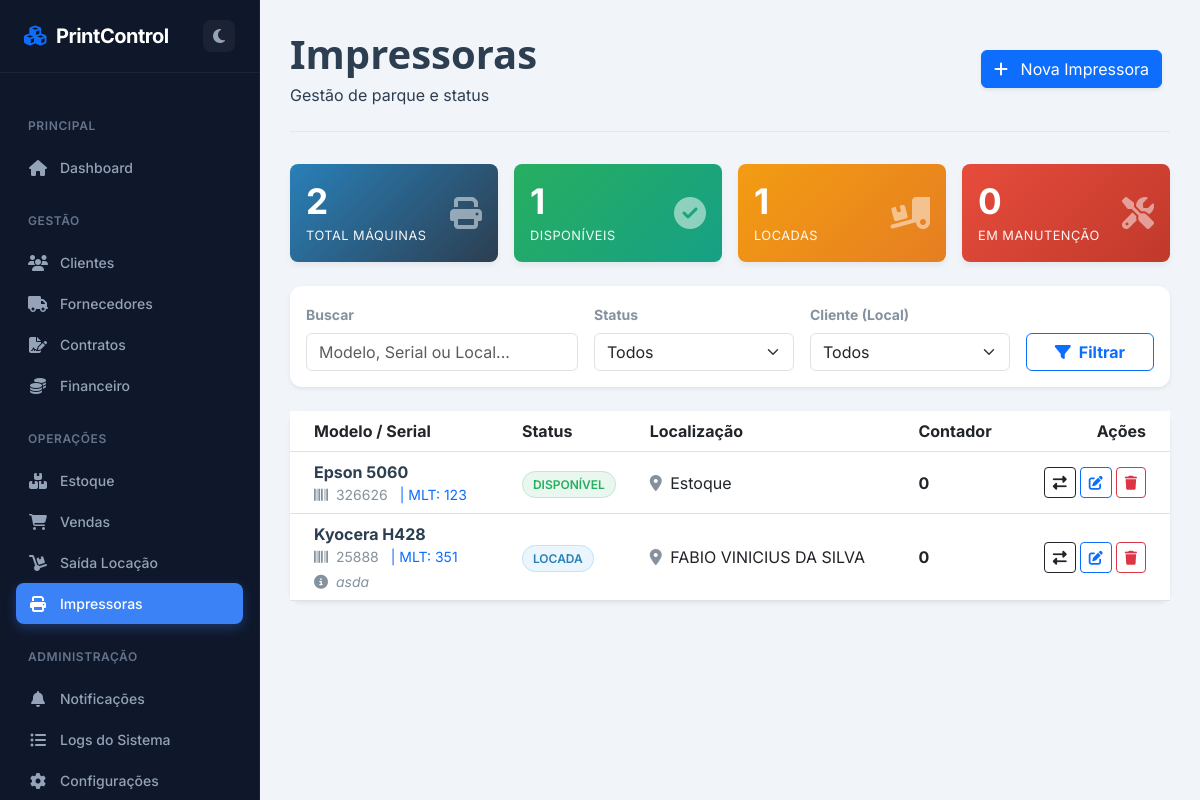
The app's page /impressoras, older data.
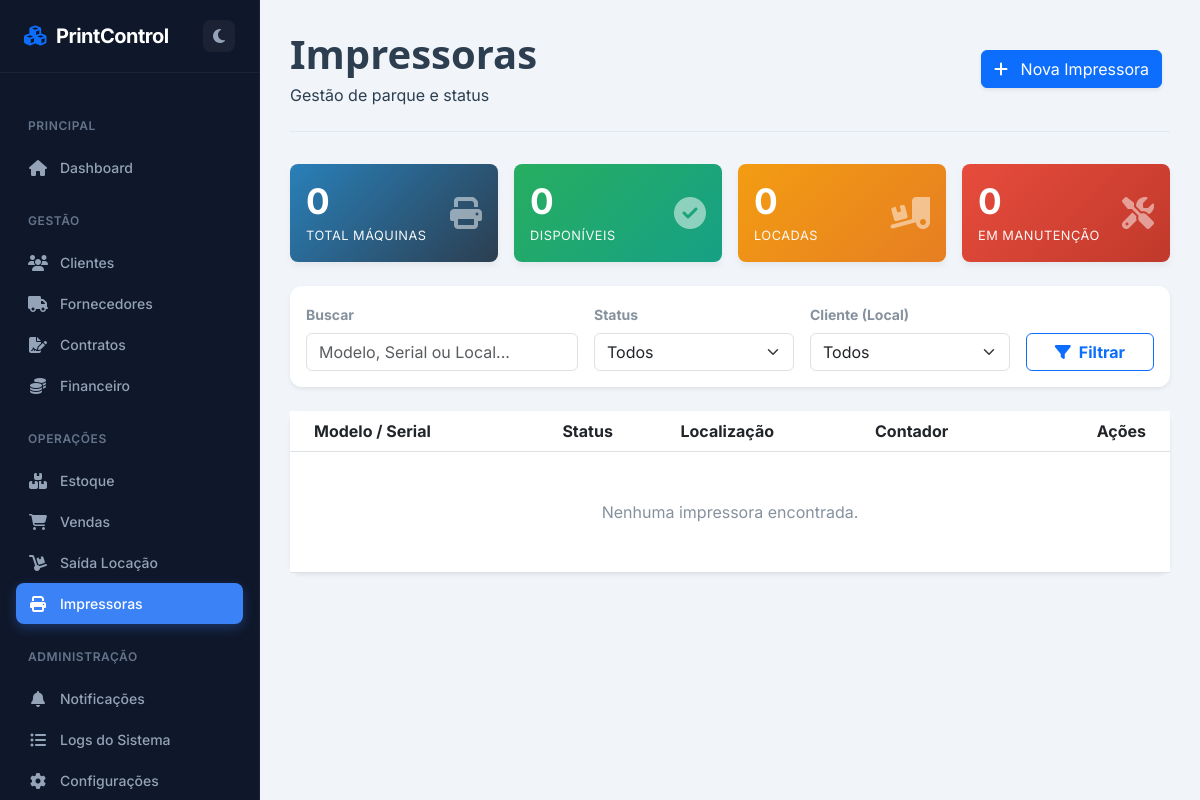
The same page, newer data.
### app.py (models this page shows)
class Impressora(db.Model):
    id = db.Column(db.Integer, primary_key=True)
    marca = db.Column(db.String(50))
    modelo = db.Column(db.String(100), nullable=False)
    serial = db.Column(db.String(50), unique=True)
    mlt = db.Column(db.String(50))
    contador = db.Column(db.Integer, default=0)
    status = db.Column(db.String(20), default='Disponível')
    localizacao = db.Column(db.String(100), default='Estoque')
    observacao = db.Column(db.Text)
    data_aquisicao = db.Column(db.Date)
    historico = db.relationship('MovimentacaoImpressora', backref='impressora', cascade="all, delete-orphan")
    manutencoes = db.relationship('Manutencao', backref='impressora', cascade="all, delete-orphan")
    logs_manutencao = db.relationship('LogManutencao', backref='impressora', cascade="all, delete-orphan")

### app.py (the view)
@app.route('/impressoras')
def impressoras():
    busca = request.args.get('busca')
    status = request.args.get('status')
    cliente_id = request.args.get('cliente_id')
    query = Impressora.query
    if busca:
        term = f"%{busca}%"
        query = query.filter((Impressora.marca.like(term)) | (Impressora.modelo.like(term)) | (Impressora.serial.like(term)) | (Impressora.mlt.like(term)) | (Impressora.localizacao.like(term)))
    if status and status != 'Todas': query = query.filter(Impressora.status == status)
    if cliente_id and cliente_id != 'Todos':
        cliente = Cliente.query.get(int(cliente_id))
        if cliente: query = query.filter(Impressora.localizacao == cliente.nome)
    impressoras = query.order_by(Impressora.modelo).all()
    clientes = Cliente.query.order_by(Cliente.nome).all()
    ultimas_movimentacoes = MovimentacaoImpressora.query.order_by(MovimentacaoImpressora.data.desc()).limit(20).all()
    total_geral = Impressora.query.count()
    disponiveis = Impressora.query.filter_by(status='Disponível').count()
    locadas = Impressora.query.filter_by(status='Locada').count()
    manutencao = Impressora.query.filter_by(status='Manutenção').count()
    return render_template('impressoras.html', impressoras=impressoras, clientes=clientes, ultimas_movimentacoes=ultimas_movimentacoes, total=total_geral, disponiveis=disponiveis, locadas=locadas, manutencao=manutencao, request=request)

### templates/impressoras.html (shortened to what this page needs)
{% extends "base.html" %}
{% block content %}
<div id="impressoras-page" class="page-content active">
    <div class="page-header">
        <div class="d-flex justify-content-between align-items-center">
            <div>
                <h1 class="page-title">Impressoras</h1>
                <p class="page-subtitle mb-0">Gestão de parque e status</p>
            </div>
            <div>
                <button class="btn btn-primary btn-action shadow-sm me-2" onclick="abrirModalNova()">
                    <i class="fas fa-plus me-2"></i> Nova Impressora
                </button>
            </div>
        </div>
    </div>
    <div class="row g-3 mb-4">
        <div class="col-md-3">
            <div class="card card-dashboard bg-gradient-primary p-3">
                <div class="d-flex justify-content-between align-items-center">
                    <div><h3>{{ total }}</h3><small>Total Máquinas</small></div>
                    <i class="fas fa-print fa-2x opacity-50"></i>
                </div>
            </div>
        </div>
        <div class="col-md-3">
            <div class="card card-dashboard bg-gradient-success p-3">
                <div class="d-flex justify-content-between align-items-center">
                    <div><h3>{{ disponiveis }}</h3><small>Disponíveis</small></div>
                    <i class="fas fa-check-circle fa-2x opacity-50"></i>
                </div>
            </div>
        </div>
        <div class="col-md-3">
            <div class="card card-dashboard bg-gradient-warning p-3">
                <div class="d-flex justify-content-between align-items-center">
                    <div><h3>{{ locadas }}</h3><small>Locadas</small></div>
                    <i class="fas fa-truck-loading fa-2x opacity-50"></i>
                </div>
            </div>
        </div>
        <div class="col-md-3">
            <div class="card card-dashboard bg-gradient-danger p-3">
                <div class="d-flex justify-content-between align-items-center">
                    <div><h3>{{ manutencao }}</h3><small>Em Manutenção</small></div>
                    <i class="fas fa-tools fa-2x opacity-50"></i>
                </div>
            </div>
        </div>
    </div>
    <div class="card border-0 shadow-sm mb-4 filter-bar">
        <div class="card-body py-3">
            <form method="GET" action="{{ url_for('impressoras') }}" class="row g-3 align-items-end">
                <div class="col-md-4">
                    <label class="form-label small fw-bold text-muted">Buscar</label>
                    <input type="text" class="form-control" name="busca" placeholder="Modelo, Serial ou Local..." value="{{ request.args.get('busca', '') }}">
                </div>
                <div class="col-md-3">
                    <label class="form-label small fw-bold text-muted">Status</label>
                    <select class="form-select" name="status">
                        <option value="Todas">Todos</option>
                    </select>
                </div>
                <div class="col-md-3">
                    <label class="form-label small fw-bold text-muted">Cliente (Local)</label>
                    <select class="form-select" name="cliente_id">
                        <option value="Todos">Todos</option>
                    </select>
                </div>
                <div class="col-md-2">
                    <button type="submit" class="btn btn-outline-primary w-100 fw-bold"><i class="fas fa-filter me-2"></i>Filtrar</button>
                </div>
            </form>
        </div>
    </div>
    <div class="card border-0 shadow-sm">
        <div class="card-body p-0">
            <div class="table-responsive">
                <table class="table table-hover mb-0 align-middle">
                    <thead>
                        <tr>
                            <th class="ps-4">Modelo / Serial</th>
                            <th>Status</th>
                            <th>Localização</th>
                            <th>Contador</th>
                            <th class="text-end pe-4">Ações</th>
                        </tr>
                    </thead>
                    <tbody>
                        {% for imp in impressoras %}
                        <tr class="clickable-row" onclick="abrirHistorico('{{ imp.id }}', '{{ imp.status }}')">
                            <td class="ps-4">
                                <div class="fw-bold text-dark">{{ imp.modelo }}</div>
                                <div class="text-muted small">
                                    <span class="me-2"><i class="fas fa-barcode me-1"></i> {{ imp.serial }}</span>
                                    {% if imp.mlt %}<span class="me-2 text-primary">| MLT: {{ imp.mlt }}</span>{% endif %}
                                </div>
                                {% if imp.observacao %}
                                    <div class="text-muted small fst-italic mt-1"><i class="fas fa-info-circle me-1"></i> {{ imp.observacao }}</div>
                                {% endif %}
                            </td>
                            <td>
                                {% if imp.status == 'Disponível' %} <span class="badge-status status-disp">Disponível</span>
                                {% elif imp.status == 'Locada' %} <span class="badge-status status-loc">Locada</span>
                                {% else %} <span class="badge-status status-manut">Manutenção</span> {% endif %}
                            </td>
                            <td><i class="fas fa-map-marker-alt text-muted me-1"></i> {{ imp.localizacao }}</td>
                            <td class="fw-bold">{{ imp.contador }}</td>
                            <td class="text-end pe-4">
                                <div class="d-flex justify-content-end gap-1">
                                    <button class="btn btn-sm btn-outline-dark"
        onclick="event.stopPropagation(); abrirMovimentacao('{{ imp.id }}', '{{ imp.modelo }}', '{{ imp.contador }}', '{{ imp.status }}', '{{ imp.localizacao }}')"
        title="Movimentar">
    <i class="fas fa-exchange-alt"></i>
                    </button>
                                    <button class="btn btn-sm btn-outline-primary"
        onclick="event.stopPropagation(); abrirEdicao('{{ imp.id }}', '{{ imp.marca }}', '{{ imp.modelo }}', '{{ imp.serial }}', '{{ imp.mlt }}', '{{ imp.observacao }}', '{{ imp.contador }}')"
        title="Editar">
    <i class="fas fa-edit"></i>
</button>
                                    <a href="{{ url_for('excluir_impressora', id=imp.id) }}"
                                       class="btn btn-sm btn-outline-danger"
                                       onclick="event.stopPropagation(); return confirm('Excluir esta impressora?')"
                                       title="Excluir">
                                        <i class="fas fa-trash"></i>
                                    </a>
                                </div>
                            </td>
                        </tr>
                        {% else %}
                        <tr><td colspan="5" class="text-center p-5 text-muted">Nenhuma impressora encontrada.</td></tr>
                        {% endfor %}
                    </tbody>
                </table>
            </div>
        </div>
    </div>
</div>
{% endblock %}

### templates/base.html (shortened to what this page needs)
<!DOCTYPE html>
<html lang="pt-br">
<head>
    <link href="https://cdn.jsdelivr.net/npm/bootstrap@5.3.0/dist/css/bootstrap.min.css" rel="stylesheet">
    <link href="https://cdnjs.cloudflare.com/ajax/libs/font-awesome/6.4.0/css/all.min.css" rel="stylesheet">
</head>
<body>
    <nav class="sidebar">
        <div class="sidebar-header">
            <a href="{{ url_for('index') }}" class="brand-logo">
                <i class="fas fa-cubes text-primary"></i> PrintControl
            </a>
            <button class="theme-toggle" id="themeToggle" title="Alternar Tema">
                <i class="fas fa-moon"></i>
            </button>
        </div>
        <div class="sidebar-menu">
            <div class="menu-category">Principal</div>
            <div class="nav-item">
                <a class="nav-link {% if request.endpoint == 'index' %}active{% endif %}" href="{{ url_for('index') }}">
                    <i class="fas fa-home"></i> Dashboard
                </a>
            </div>
            <div class="menu-category">Gestão</div>
            <div class="nav-item">
                <a class="nav-link {% if request.endpoint == 'clientes' %}active{% endif %}" href="{{ url_for('clientes') }}">
                    <i class="fas fa-users"></i> Clientes
                </a>
            </div>
            <div class="nav-item">
                <a class="nav-link {% if request.endpoint == 'fornecedores' %}active{% endif %}" href="{{ url_for('fornecedores') }}">
                    <i class="fas fa-truck"></i> Fornecedores
                </a>
            </div>
            <div class="nav-item">
                <a class="nav-link {% if request.endpoint == 'contratos' %}active{% endif %}" href="{{ url_for('contratos') }}">
                    <i class="fas fa-file-signature"></i> Contratos
                </a>
            </div>
            <div class="nav-item">
                <a class="nav-link {% if request.endpoint == 'financeiro' %}active{% endif %}" href="{{ url_for('financeiro') }}">
                    <i class="fas fa-coins"></i> Financeiro
                </a>
            </div>
            <div class="menu-category">Operações</div>
            <div class="nav-item">
                <a class="nav-link {% if request.endpoint == 'estoque' %}active{% endif %}" href="{{ url_for('estoque') }}">
                    <i class="fas fa-boxes"></i> Estoque
                </a>
            </div>
            <div class="nav-item">
                <a class="nav-link {% if request.endpoint == 'vendas' %}active{% endif %}" href="{{ url_for('vendas') }}">
                    <i class="fas fa-shopping-cart"></i> Vendas
                </a>
            </div>
            <div class="nav-item">
                <a class="nav-link {% if request.endpoint == 'saida_locacao' %}active{% endif %}" href="{{ url_for('saida_locacao') }}">
                    <i class="fas fa-dolly"></i> Saída Locação
                </a>
            </div>
            <div class="nav-item">
                <a class="nav-link {% if request.endpoint == 'impressoras' %}active{% endif %}" href="{{ url_for('impressoras') }}">
                    <i class="fas fa-print"></i> Impressoras
                </a>
            </div>
            <div class="menu-category">Administração</div>
            <div class="nav-item">
                <a class="nav-link {% if request.endpoint == 'notificacoes' %}active{% endif %}" href="{{ url_for('notificacoes') }}">
                    <i class="fas fa-bell"></i> Notificações
                </a>
            </div>
            <div class="nav-item">
                <a class="nav-link {% if request.endpoint == 'logs' %}active{% endif %}" href="{{ url_for('logs') }}">
                    <i class="fas fa-list-ul"></i> Logs do Sistema
                </a>
            </div>
            <div class="nav-item">
                <a class="nav-link {% if request.endpoint == 'configuracoes' %}active{% endif %}" href="{{ url_for('configuracoes') }}">
                    <i class="fas fa-cog"></i> Configurações
                </a>
            </div>
        </div>
    </nav>
    <div class="main-content">
        {% block content %}{% endblock %}
    </div>
</body>
</html>

Row changes from the older to the newer data that the page shows:
removed Impressora: modelo "Epson 5060", serial "326626", mlt "123", status "DISPONÍVEL", localizacao "Estoque", contador "0"
removed Impressora: modelo "Kyocera H428", serial "25888", mlt "351", observacao "asda", status "LOCADA", localizacao "FABIO VINICIUS DA SILVA", contador "0"
Text that changed along with them:
{{ total }}: "2" → "0"
{{ disponiveis }}: "1" → "0"
{{ locadas }}: "1" → "0"
text now shown: "Nenhuma impressora encontrada."
